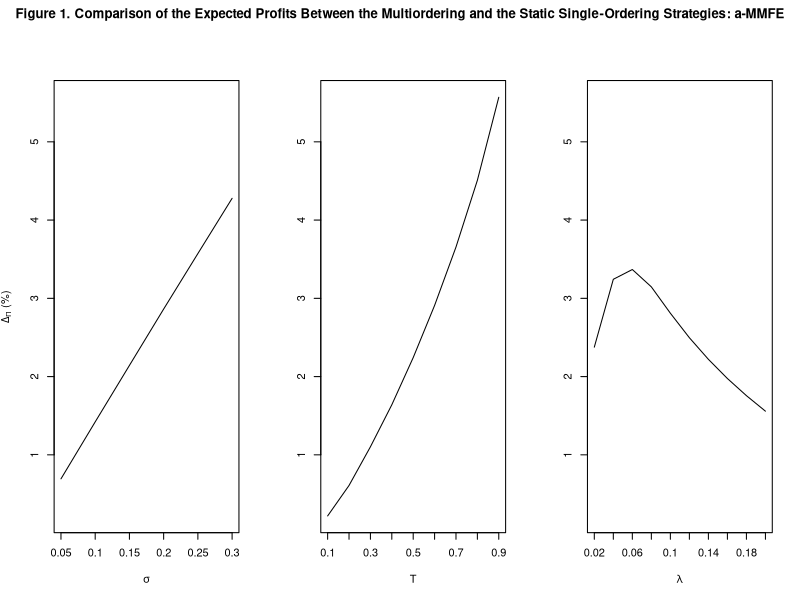

The R script that drew this image:
#################
# R code for analyzing output and plot figures
# v1.0 (organized on 2013-04-17)
#################

setwd("/Users/buxx/Desktop/test/")

#read the output file
data <- read.table("FNV-aMMFE.txt", header=TRUE)

#calculate the statistics:

#percentage difference in expected profits of the Multi- and Single-ordering models
data$deltaPi <- 100*(data$mean_M - data$mean_S)/data$mean_S

#percentage difference in Variance of the Multi- and Single-ordering models
data$deltaVar <- 100*(data$var_M - data$var_S)/data$var_S

#calculate Coefficient of Variation
data$CV_M <- sqrt(data$var_M)/data$mean_M
data$CV_S <- sqrt(data$var_S)/data$mean_S

#percentage difference in Coefficient of Variation of the Multi- and Single-ordering models
data$deltaCV <- 100*(data$CV_M - data$CV_S)/data$CV_S

#percentage difference in Positive Semi-Variance of the Multi- and Single-ordering models
data$deltaSemivarU <- 100*(data$semivar_MU - data$semivar_SU)/data$semivar_SU

#percentage difference in Negative Semi-Variance of the Multi- and Single-ordering models
data$deltaSemivarD <- 100*(data$semivar_MD - data$semivar_SD)/data$semivar_SD


#summarize the percentage difference to generate Table 1 of the paper
summary(data[c('deltaPi', 'deltaVar', 'deltaCV', 'deltaSemivarD', 'deltaSemivarU')])




#prepare data for Figure 1
subtotal_stdev <- aggregate(data[c('deltaPi', 'stdev')], by=list(data$stdev), FUN=mean)
subtotal_T <- aggregate(data[c('deltaPi', 'T')], by=list(data$T), FUN=mean)
subtotal_lambda <- aggregate(data[c('deltaPi', 'lambda')], by=list(data$lambda), FUN=mean)


#plot
pdf('Figure1.pdf', width = 12, height = 5)
par(oma=c(0,0,2,0))
par(mfrow=c(1,3))


yrange = range(subtotal_stdev$deltaPi, subtotal_T$deltaPi, subtotal_lambda$deltaPi)

xrange = range(subtotal_stdev$stdev)
plot(xrange, yrange, type="n", xlab=expression(sigma), ylab=expression(paste(Delta[Pi], " (%)")) , xaxt="n")
lines(subtotal_stdev$stdev, subtotal_stdev$deltaPi, type="l") 
axis(side=1, at=seq(0.05,0.3,0.05), labels=seq(0.05,0.3,0.05))


xrange = range(subtotal_T$T)
plot(xrange, yrange, type="n", xlab="T", ylab="", xaxt="n")
lines(subtotal_T$T, subtotal_T$deltaPi, type="l") 
axis(side=1, at=seq(0.1,0.9,0.1), labels=seq(0.1,0.9,0.1))


xrange = range(subtotal_lambda$lambda)
plot(xrange, yrange, type="n", xlab=expression(lambda), ylab="", xaxt="n")
lines(subtotal_lambda$lambda, subtotal_lambda$deltaPi, type="l") 
axis(side=1, at=seq(0.02,0.2,0.02), labels=seq(0.02,0.2,0.02))

title(main="Figure 1. Comparison of the Expected Profits Between the Multiordering and the Static Single-Ordering Strategies: a-MMFE", outer=T)

dev.off()